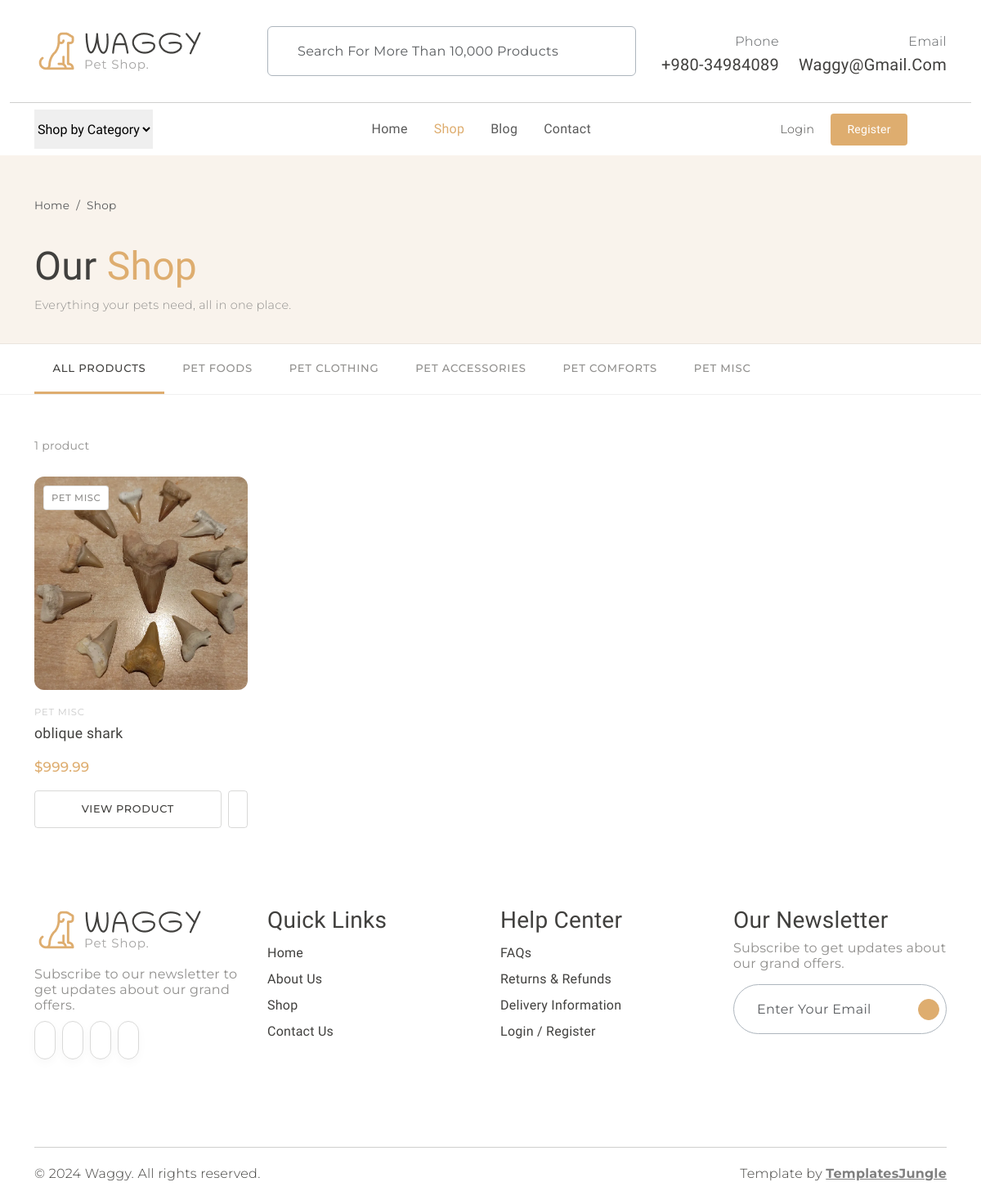
The app's page /shop/ with its own data.
### models.py (models this page shows, shortened)
class Product(db.Model):
    __tablename__ = "products"
    id          = db.Column(db.Integer,     primary_key=True)
    name        = db.Column(db.String(120), nullable=False)
    category    = db.Column(db.String(30),  nullable=False, default="misc")
    description = db.Column(db.Text,        nullable=False, default="")
    image_filename = db.Column(db.String(256), nullable=True)
    price       = db.Column(db.Float,       nullable=False, default=0.0)
    is_active   = db.Column(db.Boolean,     nullable=False, default=True)
    stock       = db.Column(db.Integer,     nullable=False, default=0)
    created_at  = db.Column(db.DateTime,    nullable=False, default=datetime.utcnow)
    updated_at  = db.Column(db.DateTime,    nullable=False, default=datetime.utcnow,
                            onupdate=datetime.utcnow)
    @property
    def category_label(self) -> str:
        return PRODUCT_CATEGORIES.get(self.category, self.category.capitalize())
    @property
    def image_url(self) -> str:
        if self.image_filename:
            return f"images/products/{self.image_filename}"
        return "images/item1.jpg"

### shop.py (the view)
@shop_bp.route("/")
def index():
    category = request.args.get("category", "all")
    q = Product.query.filter_by(is_active=True)
    if category and category != "all":
        q = q.filter_by(category=category)
    products = q.order_by(Product.created_at.desc()).all()
    return render_template(
        "shop/index.html",
        products=products,
        categories=PRODUCT_CATEGORIES,
        active_category=category,
    )

### templates/shop/index.html (shortened to what this page needs)
{% extends "base.html" %}
{% block content %}
<div class="shop-hero">
  <div class="container">
    <nav aria-label="breadcrumb" class="mb-2">
      <ol class="breadcrumb mb-0">
        <li class="breadcrumb-item"><a href="{{ url_for('main.index') }}" class="text-muted text-decoration-none">Home</a></li>
        <li class="breadcrumb-item active text-muted">Shop</li>
      </ol>
    </nav>
    <h1 class="fw-normal">Our <span class="text-primary">Shop</span></h1>
    <p class="secondary-font mb-0" style="color:#908F8D; font-size:0.9rem;">
      Everything your pets need, all in one place.
    </p>
  </div>
</div>
<div class="category-bar">
  <div class="container">
    <div class="inner">
      <a href="{{ url_for('shop.index') }}"
         class="cat-btn {% if active_category == 'all' %}active{% endif %}">
        All Products
      </a>
      {% for key, label in categories.items() %}
        <a href="{{ url_for('shop.index', category=key) }}"
           class="cat-btn {% if active_category == key %}active{% endif %}">
          {{ label }}
        </a>
      {% endfor %}
    </div>
  </div>
</div>
<div class="container my-5">
  <div class="results-bar">
    <span class="results-count">
      {% if products %}
        {{ products | length }} product{{ 's' if products | length != 1 }}
      {% else %}
        No products found
      {% endif %}
    </span>
  </div>
  {% if products %}
    <div class="row row-cols-2 row-cols-md-3 row-cols-lg-4 g-4">
      {% for product in products %}
        <div class="col">
          <div class="product-card">
            <div class="product-card__img-wrap">
              <a href="{{ url_for('shop.product_detail', product_id=product.id) }}">
                <img
                  src="{{ url_for('static', filename=product.image_url) }}"
                  alt="{{ product.name }}"
                  onerror="this.src='{{ url_for('static', filename='images/item1.jpg') }}'"
                >
              </a>
              <span class="product-card__badge">{{ product.category_label }}</span>
            </div>
            <div class="product-card__body">
              <div class="product-card__cat">{{ product.category_label }}</div>
              <a href="{{ url_for('shop.product_detail', product_id=product.id) }}"
                 class="product-card__name">
                {{ product.name }}
              </a>
              <div class="product-card__price">${{ "%.2f" | format(product.price) }}</div>
              <div class="product-card__actions">
                <a href="{{ url_for('shop.product_detail', product_id=product.id) }}"
                   class="btn-add-cart">View Product</a>
                <a href="#" class="btn-wishlist-sm" title="Add to wishlist">
                </a>
              </div>
            </div>
          </div>
        </div>
      {% endfor %}
    </div>
  {% endif %}
</div>
{% endblock %}

### static/style.css (style rules this page uses)
:root { --header-height: 160px; --header-height-min: 80px; }
:root { --accent-color: #DEAD6F; --dark-color: #222222; --light-dark-color: #727272; --light-color: #fff; --grey-color: #dbdbdb; --light-grey-color: #fafafa; --primary-color: #6995B1; --light-primary-color: #eef1f3; }
:root { --body-font: 'Chilanka', cursive; --heading-font: 'Chilanka', cursive; --secondary-font: 'Montserrat', sans-serif; }
body { --bs-link-color: #333; --bs-link-hover-color: #333; --bs-link-color-rgb: 40, 40, 40; --bs-link-hover-color-rgb: 0, 0, 0; --bs-light-rgb: 248, 248, 248; --bs-font-sans-serif: 'Chilanka', cursive; --bs-body-font-family: var(--bs-font-sans-serif); --bs-body-font-size: 1rem; --bs-body-font-weight: 400; --bs-body-line-height: 2; --bs-body-color: #41403E; --bs-primary: #DEAD6F; --bs-primary-rgb: 222, 173, 111; --bs-primary-bg-subtle: #FFF9EB; --bs-border-color: #F7F7F7; --bs-secondary-rgb: 230, 243, 251; --bs-success-rgb: 238, 245, 228; --bs-danger-rgb: 249, 235, 231; --bs-warning-rgb: 255, 249, 235; --bs-info-rgb: 230, 243, 250; }
body { letter-spacing: 0.01625rem; }
h1, h2, h3, h4, h5, h6 { font-family: var(--heading-font); color: var(--bs-body-color); font-weight: 400; text-transform: capitalize; }
a { text-decoration: none; }
.secondary-font { font-family: var(--secondary-font); font-weight: 300; }

### templates/shop/index.html (style rules this page uses)
.shop-hero { background: #F9F3EC; padding: 3rem 0 2rem; border-bottom: 1px solid rgba(65,64,62,0.08); }
.shop-hero h1 { font-size: clamp(2rem,4vw,3rem); margin-bottom: 0.25rem; }
.shop-hero .breadcrumb { font-family: var(--secondary-font); font-size: 0.85rem; }
.category-bar { background: #fff; border-bottom: 1px solid rgba(65,64,62,0.08); padding: 0; position: sticky; top: 0; z-index: 99; }
.category-bar .inner { display: flex; align-items: stretch; gap: 0; overflow-x: auto; scrollbar-width: none; }
.cat-btn { display: block; padding: 1rem 1.4rem; font-family: var(--secondary-font); font-size: 0.82rem; font-weight: 500; letter-spacing: 0.06em; text-transform: uppercase; color: #908F8D; text-decoration: none; border-bottom: 3px solid transparent; white-space: nowrap; transition: color 0.2s, border-color 0.2s; }
.cat-btn.active { color: var(--bs-body-color); border-bottom-color: #DEAD6F; }
.results-bar { display: flex; align-items: center; justify-content: space-between; flex-wrap: wrap; gap: 0.5rem; margin: 2rem 0 1.5rem; }
.results-count { font-family: var(--secondary-font); font-size: 0.875rem; color: #908F8D; }
.product-card { background: transparent; border: none; display: flex; flex-direction: column; height: 100%; }
.product-card__img-wrap { position: relative; border-radius: 0.75rem; overflow: hidden; background: #f5f5f5; aspect-ratio: 1 / 1; }
.product-card__img-wrap img { width: 100%; height: 100%; object-fit: cover; transition: transform 0.4s ease; }
.product-card__badge { position: absolute; top: 0.7rem; left: 0.7rem; z-index: 1; background: #fff; border: 1px solid rgba(65,64,62,0.15); border-radius: 0.25rem; padding: 0.15rem 0.55rem; font-family: var(--secondary-font); font-size: 0.72rem; font-weight: 500; letter-spacing: 0.05em; color: #908F8D; text-transform: uppercase; }
.product-card__body { padding: 1rem 0 0; flex: 1; display: flex; flex-direction: column; }
.product-card__cat { font-family: var(--secondary-font); font-size: 0.72rem; letter-spacing: 0.07em; text-transform: uppercase; color: #CACACA; margin-bottom: 0.2rem; }
.product-card__name { font-size: 1.1rem; font-weight: 400; margin: 0 0 0.3rem; color: var(--bs-body-color); text-decoration: none; display: block; line-height: 1.3; }
.product-card__price { font-family: var(--secondary-font); font-size: 1.05rem; font-weight: 500; color: #DEAD6F; margin: auto 0 0.75rem; padding-top: 0.5rem; }
.product-card__actions { display: flex; gap: 0.5rem; flex-wrap: wrap; }
.btn-add-cart { flex: 1; border: 1px solid rgba(65,64,62,0.20); border-radius: 0.25rem; background: transparent; font-family: var(--secondary-font); font-size: 0.8rem; font-weight: 500; text-transform: uppercase; letter-spacing: 0.05em; padding: 0.55rem 0.75rem; cursor: pointer; transition: all 0.2s; color: var(--bs-body-color); text-decoration: none; text-align: center; }
.btn-wishlist-sm { border: 1px solid rgba(65,64,62,0.20); border-radius: 0.25rem; background: transparent; padding: 0.55rem 0.7rem; cursor: pointer; transition: all 0.2s; display: flex; align-items: center; justify-content: center; color: #908F8D; text-decoration: none; }

### records on screen
Product: image_filename (picture), category_label "PET MISC", name "oblique shark", price "999.99"

### other values on screen
{{ label }} "PET FOODS" "PET CLOTHING" "PET ACCESSORIES" "PET COMFORTS" "PET MISC"
{{ products | length }} "1"
